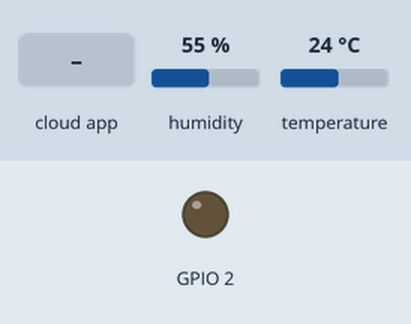
Recording of a sketch running on a simulated ESP8266 (NodeMCU). Parts: output pins drawn as LEDs (lit = HIGH). Inputs (shaded band) come from the test bench; at power-on: humidity 55 %, temperature 24 °C. WiFi joins after 1.5 s; servers stay silent unless stated; the Firebase database answers and starts empty; what the sketch prints to the serial monitor is not drawn.

Above: at 2.7 s.
2.8 s: the phone or cloud app sets led_state to 1
At 6.3 s:
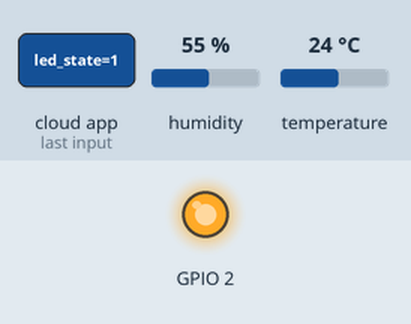
6.6 s: the phone or cloud app sets led_state to 0
At 9.4 s:
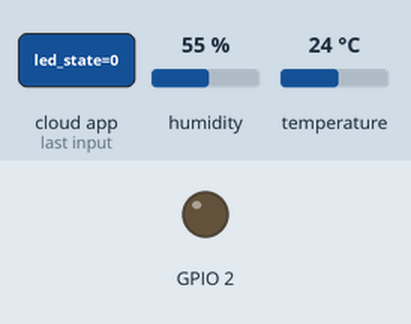
Timing chart, 0 to 10.9 s (numbered marks = the images above; inputs shaded):
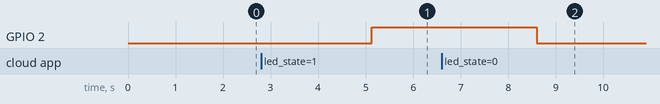

Measured:
- after the input at 2.8 s, GPIO 2: LOW → HIGH after 2.3 s
- after the input at 6.6 s, GPIO 2: HIGH → LOW after 2.0 s

The sketch:

wearOsIoT.ino
```cpp
#if defined(ESP32)

#include <WiFi.h>

#elif defined(ESP8266)

#include <ESP8266WiFi.h>

#endif

#include <DHT.h>
#include <Firebase_ESP_Client.h>

#define DHTPIN 15     // Pin de lectura de datos del DHT11
#define DHTTYPE DHT11 // Tipo de sensor DHT

#define WIFI_SSID "DESKTOP-CHULG57 3746"

#define WIFI_PASSWORD "8&n0A103"


#define FIREBASE_HOST "compose-13e83-default-rtdb.firebaseio.com"

#define FIREBASE_PROJECT_ID "compose-13e83"

#define FIREBASE_CLIENT_EMAIL "firebase-adminsdk-skur7@compose-13e83.iam.gserviceaccount.com";

const char PRIVATE_KEY[] PROGMEM = "-----BEGIN PRIVATE KEY-----\nMIIEvQIBADANBgkqhkiG9w0BAQEFAASCBKcwggSjAgEAAoIBAQDmMDBrT5/xdQpA\nB0bfRIO2yeKTwMh5tTyrVA/yi6++g6MiJLHbnsvVhnwe8/QgHhi2pQmFeAeKe1jQ\nNDiqbivOwQG1tbg0o3+iPyS4ql7pe7bLXwOSbOgMNBYh0D32pbHJjNuKwKqQeRr5\nAGRsDkRXPOqAYBrxSmA7Z/Jj1TRZZt+8eLA6N7kr3M42AWXdKLyXCAPO8q1RhUoA\nmr94XBhum+/sJ/bMGuvmFmqucNul539AlImGSxekLFMYe5eFb6SqIpIllooxFm4n\n4FGVXMlhXmRSKM+2NGtWuP8l2SGNvtU8CYUrgEwSVfCL2cLLADEg2iC09rk/UtW5\nA5B3IbtrAgMBAAECggEAPsVSVtkaTR51ApvZZEYLQvvPuSn/oUzec/wS8znLXYEJ\nKeTmyXSGsj4ft9MftehvJdNggtCGAen8AJ7U+wjbEmEIhdQ9nMEfK4/bhC4VfscZ\nRGEvGK1xI+7KQENIumtZzZQHRFGg0Y/s3o0QVXUYhs+aRRKwFi+JiXmhnD7GLUB/\ninHKf9jf7nLfh7QrsoOZPN3JL7yC4Dwp3rEQ/lrBShaoJh0xsQ3w3krlPCXwUVQH\nARqvpwIIPl6OQLKJRaFugEydPAsntwdg3H12ACdFXSS7DlJqMm3UqNTC9+UpOqxZ\nz7eGcwDTH2pnES6TkdNnNOaK22sFYCGR+R58eLJHqQKBgQDy31QFWcE/PthJLm3q\ntXJKzo5jINHJp4iyJ409LCtqppdo0Ur/3ze11UHQW4S2qFOLb+2eewauyaqgJ8m5\n0W8YV54NOGi7Epw+eBbPoZNPpaA1AYpzSGQvWUHWX+OHwNuejX5Ls3UcTWbYKzFq\nKc7KAzPvaEVl1dNYcWS18HKH4wKBgQDyoVkcN6ELbeetd20K8Q9/BPlmuuywdSZ4\nIrIjOibt0GJK3ARH574/exJGyGx2tThUB9zunX0o2mjD9hOft/0UaKW3O1eRgb6f\ngWZcYKYxrrTOfOG1FAjJP6j35y7jyBDzr2uDzi/tVga7GjyD2u2ebsA3aqzyC+GR\nT1INNe8E2QKBgGggu+M3YhT9mrl1gIa6mG/eM0nozkkI3SCUuIdbopmtJwk3glJF\nn5sD/Z2ZP0MY1AjaSiRCVtElgVP8+w4B7wGevxKn9q8OAZL+5bjLa18ggZl4OaXH\nibyLJiEFJ4YSd5Z4z4chP7qMrOVNT3hWyGPwD5o7OFW64UvwAd/HYTNFAoGAHwct\nOyOOD8UdVJyqMDUFs0uyjUWoUSSaJ9DgEQs1wUHd4A7k6UEknj+h5bVp0YB5VJ2w\nzj8Lq3bK4QyOE+XWko6TaqxHFY+PDhzhNz0Q49egvatQvfRy7zGZ7SH+aBjEujUb\nvb5XeLWApNrFFGOh8ZneMPgOZ+HHFesb5h6Yk3kCgYEAlnP+JNwHbpoS4kvY2mzq\nCzNsimPtFNRU334TSFKgdjGDhejVziqTl+JL3qSEipS0qbRtJQfg7lYfxQpkspAw\njOK2CErxpGk8BPLMwF0VKpuBnlkm5if3PCaoTrPOfDmp5qTRHQi4Aps1Gybfjf8M\nwEXbQXnW3NabEbkHEQpC0XM=\n-----END PRIVATE KEY-----\n";

DHT dht(DHTPIN, DHTTYPE);
FirebaseData fbdo;


FirebaseAuth auth;


FirebaseConfig config;

unsigned long lastTime = 0;

int count = 0;

int contador = 0;

void setup() {

    pinMode(2,OUTPUT);

    Serial.begin(115200);

    WiFi.begin(WIFI_SSID, WIFI_PASSWORD);

    Serial.print("Connecting to Wi-Fi");

    while (WiFi.status() != WL_CONNECTED) {

      Serial.print(".");

      delay(300);

    }

    Serial.println();

    Serial.print("Connected with IP: ");

    Serial.println(WiFi.localIP());

    Serial.println();


    /* Assign the project host (required) */

    config.host = FIREBASE_HOST;

    /* Assign the sevice account credentials and private key (required) */

    config.service_account.data.client_email = FIREBASE_CLIENT_EMAIL;

    config.service_account.data.project_id = FIREBASE_PROJECT_ID;

    config.service_account.data.private_key = PRIVATE_KEY;

    dht.begin();
    Firebase.begin(&config, &auth);

    Firebase.reconnectWiFi(true);

    #if defined(ESP8266)

    //Set the size of WiFi rx/tx buffers in the case where we want to work with large data.

    fbdo.setBSSLBufferSize(1024, 1024);

    #endif


    //Set the size of HTTP response buffers in the case where we want to work with large data.

    fbdo.setResponseSize(1024);
}


void loop(){


//Verificar que la conexión a firebase exista


    if(Firebase.ready()){


        //Obtener un valor entero desde Firebase
        if(Firebase.RTDB.getString(&fbdo,"/esp/led_state")){  //Colección

            Serial.print("Obteniendo Valor Entero, int = ");

            Serial.println(fbdo.stringData());


            if(1 == fbdo.stringData().toInt()) {

                digitalWrite(2,HIGH);//CONECTAR UN LED EN D4
            }

            else {
                digitalWrite(2,LOW);
            }

        }

        else{
              Serial.print("Error: ");
              Serial.println(fbdo.errorReason());
        }


        float temperatura = dht.readTemperature();
        float humedad = dht.readHumidity();

        // Verificar si se pudo leer el sensor
        if (isnan(temperatura) || isnan(humedad)) {
          Serial.println("Error al leer el sensor");
          return;
        }
        Serial.print("Temperatura: ");
        Serial.print(temperatura);
        Serial.print(" °C, Humedad: ");
        Serial.print(humedad);
        Serial.println(" %");


/******************Subir datos desde el ESP8266***************************/

        /*if(Firebase.RTDB.setInt(&fbdo,"/esp/temperature",contador)){
            contador = contador +=1;
            Serial.println(contador);
            Serial.println("Valor guardado en Firebase");
        }

        else{
            Serial.print("Error subiendo datos: ");
            Serial.println(fbdo.errorReason());
        }
        delay(3000);*/
        // Enviar los datos a Firebase
        if (Firebase.RTDB.setFloat(&fbdo,"/esp/temperature", temperatura) && Firebase.RTDB.setFloat(&fbdo,"/esp/humidity", humedad)) {
          Serial.println("Datos enviados a Firebase");
        } else {
          Serial.println("Error al enviar los datos a Firebase");
        }
        delay(3000);

    }

    if (millis() - lastTime > 60 * 500)  {
        lastTime = millis();
    }

}
```
